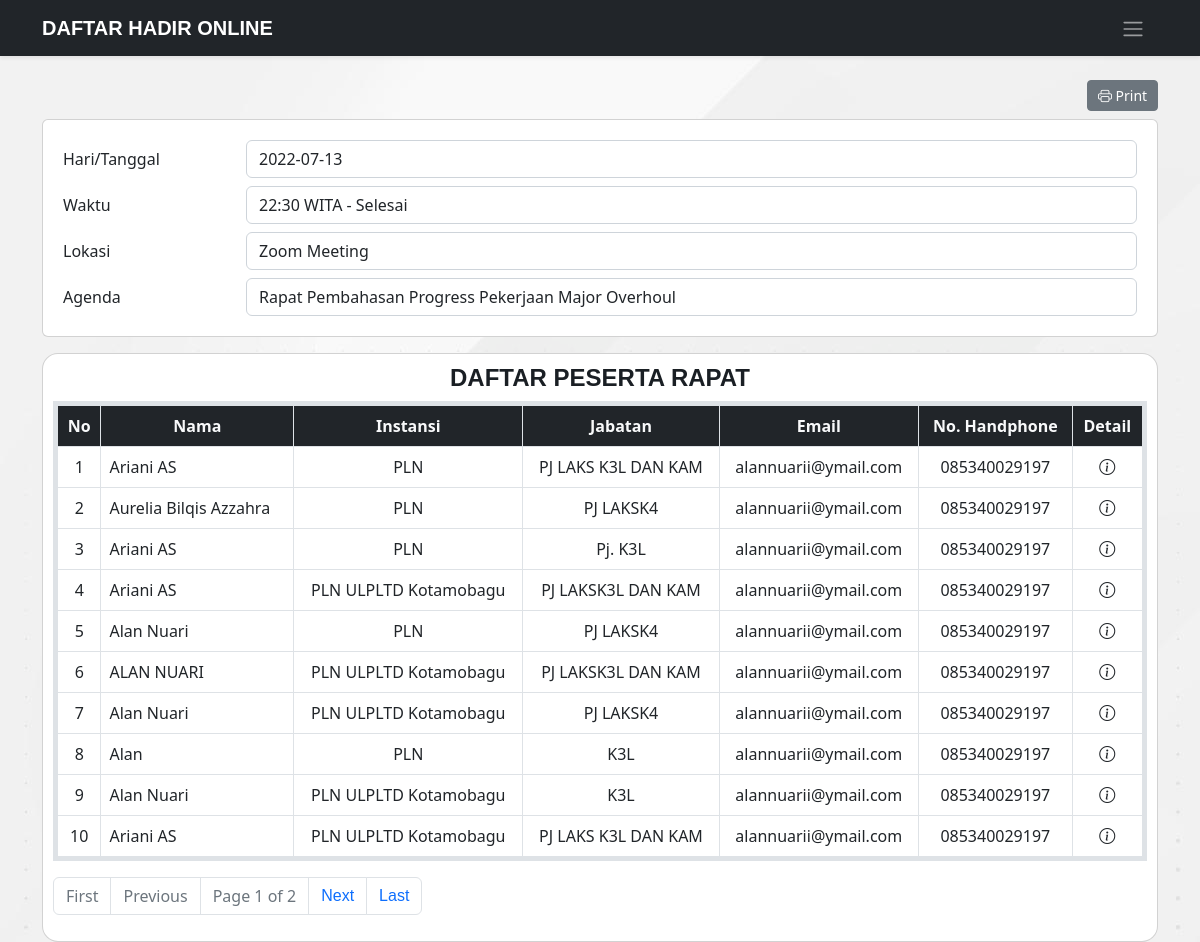
Screenshot of /peserta-rapat/6/1 with the database file from the repository.
### app/models/agenda.py (models this page shows, shortened)
class Agenda(db.Model):
    id = db.Column(db.Integer, primary_key=True, autoincrement=True)
    tanggal = db.Column(db.String(30), nullable=False)
    waktu = db.Column(db.String(10), nullable=False)
    tempat = db.Column(db.String(80), nullable=False)
    link = db.Column(db.String(250), nullable=True)
    agenda = db.Column(db.String(150), nullable=False)
    absens = db.relationship('Absen', backref='agenda', cascade="all, delete-orphan")

### app/models/absen.py (models this page shows, shortened)
class Absen(db.Model):
    id = db.Column(db.Integer, primary_key=True)
    nama = db.Column(db.String(50), nullable=False)
    instansi = db.Column(db.String(80), nullable=False)
    jabatan = db.Column(db.String(50), nullable=False)
    email = db.Column(db.String(50), nullable=False)
    hp = db.Column(db.String(20), nullable=False)
    ttd = db.Column(db.String(50), nullable=False)
    qrcode = db.Column(db.String(50), nullable=False)
    checkin = db.Column(db.String(30), default=datetime.datetime.now().strftime('%d %B %Y, %H:%M:%S'))
    agenda_id = db.Column(db.Integer, db.ForeignKey('agenda.id'))

### app/routes.py (the view)
@app.route('/peserta-rapat/<agenda_id>/<int:page_num>')
def peserta_rapat(agenda_id, page_num):
    guest = Absen.query.filter_by(agenda_id=agenda_id)
    peserta = Absen.query.filter_by(agenda_id=agenda_id).paginate(per_page=10, page=page_num, error_out=True)
    return render_template('pages/peserta-rapat.html', title='Peserta Rapat', guests=peserta, guest=guest)

### app/templates/pages/peserta-rapat.html (shortened to what this page needs)
{% extends 'layouts/base.html' %}  {% block content %}
<main class="container peserta">
  <div class="row">
    <div class="col-12">
      <div class="row d-flex justify-content-end">
        <div class="col-1 btn-group btn-group-sm mb-2" role="group" aria-label="Basic example">
          <a href="{{ url_for('konversi', agenda_id=guest[0].agenda_id ) }}" target="_blank" class="btn btn-secondary"><i class="bi-printer"></i> Print</a>
        </div>
      </div>
      <div class="card mb-3 card-judul">
        <div class="row mb-2">
          <label for="inputEmail3" class="col-sm-2 col-form-label">Hari/Tanggal</label>
          <div class="col-sm-10">
            <input type="email" class="form-control" id="inputEmail3" value="{{guest[0].agenda.tanggal}}" readonly />
          </div>
        </div>
        <div class="row mb-2">
          <label for="inputEmail3" class="col-sm-2 col-form-label">Waktu</label>
          <div class="col-sm-10">
            <input type="email" class="form-control" id="inputEmail3" value="{{guest[0].agenda.waktu}} WITA - Selesai" readonly />
          </div>
        </div>
        <div class="row mb-2">
          <label for="inputEmail3" class="col-sm-2 col-form-label">Lokasi</label>
          <div class="col-sm-10">
            <input type="email" class="form-control" id="inputEmail3" value="{{guest[0].agenda.tempat}}" readonly />
          </div>
        </div>
        <div class="row">
          <label for="inputEmail3" class="col-sm-2 col-form-label">Agenda</label>
          <div class="col-sm-10">
            <input type="email" class="form-control" id="inputEmail3" value="{{guest[0].agenda.agenda}}" readonly />
          </div>
        </div>
      </div>
      <div class="card card-peserta text-center rounded-4">
        <h4 class="fw-bolder">DAFTAR PESERTA RAPAT</h4>
        <table class="table table-bordered text-center border border-5">
          <thead class="bg-dark">
            <tr class="text-light">
              <th scope="col">No</th>
              <th scope="col">Nama</th>
              <th scope="col">Instansi</th>
              <th scope="col">Jabatan</th>
              <th scope="col">Email</th>
              <th scope="col">No. Handphone</th>
              <th scope="col">Detail</th>
            </tr>
          </thead>
          <tbody>
            {% for guest in guests.items %}
            <tr>
              <td>{{loop.index}}</td>
              <td class="text-start">{{guest.nama}}</td>
              <td>{{guest.instansi}}</td>
              <td>{{guest.jabatan}}</td>
              <td>{{guest.email}}</td>
              <td>{{guest.hp}}</td>
              <td>
                <i class="bi-info-circle" data-bs-toggle="modal" data-bs-target="#modal-detail{{guest.id}}"></i>
              </td>
            </tr>
            {% endfor %}
          </tbody>
        </table>
        <nav aria-label="Page navigation example">
          <ul class="pagination">
            {% if guests.page != 1 %}
            <li class="page-item"><a class="page-link" href="{{ url_for('peserta_rapat', page_num=1, agenda_id=guest[0].agenda_id ) }}">First</a></li>
            {% else %}
            <li class="page-item disabled"><span class="page-link">First</span></li>
            {% endif %} {% if guests.has_prev %}
            <li class="page-item"><a class="page-link" href="{{ url_for('peserta_rapat', page_num=guests.prev_num, agenda_id=guest[0].agenda_id ) }}">Previous</a></li>
            {% else %}
            <li class="page-item disabled"><span class="page-link">Previous</span></li>
            {% endif %}
            <li class="page-item disabled"><span class="page-link">Page {{guests.page}} of {{guests.pages}}</span></li>
            {% if guests.has_next %}
            <li class="page-item"><a class="page-link" href="{{ url_for('peserta_rapat', page_num=guests.next_num, agenda_id=guest[0].agenda_id ) }}">Next</a></li>
            {% else %}
            <li class="page-item disabled"><span class="page-link">Next</span></li>
            {% endif %} {% if guests.has_next %}
            <li class="page-item"><a class="page-link" href="{{ url_for('peserta_rapat', page_num=guests.pages, agenda_id=guest[0].agenda_id ) }}">Last</a></li>
            {% else %}
            <li class="page-item disabled"><span class="page-link">Last</span></li>
            {% endif %}
          </ul>
        </nav>
      </div>
    </div>
  </div>
</main>
{% endblock %}

### app/static/css/style.css (style rules this page uses)
:root { scroll-behavior: smooth; }
h1, h2, h3, h4, h5, h6, p, a { font-family: var(--font-primary); color: var(--color-text); }
body { background-image: url("../img/background.jpg"); padding-top: 5rem; }
.peserta .card-judul { padding: 20px; }
.peserta .card-peserta { padding: 10px; }
.peserta table i { cursor: pointer; }

### app/static/css/variables.css (style rules this page uses)
:root { --font-default: "Open Sans", system-ui, -apple-system, "Segoe UI", Roboto, "Helvetica Neue", Arial, "Noto Sans", "Liberation Sans", sans-serif, "Apple Color Emoji", "Segoe UI Emoji", "Segoe UI Symbol", "Noto Color Emoji"; --font-primary: "Source Sans Pro", sans-serif; --font-secondary: "Poppins", sans-serif; --color-bg: #fff; --color-text: #1a1f24; --color-text2: #adb5bd; --color-btn: #ee2110; --color-btn-hover: #ee2210d5; --color-btn2: #4a0e03; --color-btn2-hover: #4a0e03d5; }

### rows the page displays
Agenda: tanggal "2022-07-13", waktu "22:30 WITA - Selesai", tempat "Zoom Meeting", agenda "Rapat Pembahasan Progress Pekerjaan Major Overhoul"
Absen: nama "Ariani AS", instansi "PLN", jabatan "PJ LAKS K3L DAN KAM", email "alannuarii@ymail.com", hp "085340029197"
Absen: nama "Aurelia Bilqis Azzahra", instansi "PLN", jabatan "PJ LAKSK4", email "alannuarii@ymail.com", hp "085340029197"
Absen: nama "Ariani AS", instansi "PLN", jabatan "Pj. K3L", email "alannuarii@ymail.com", hp "085340029197"
Absen: nama "Ariani AS", instansi "PLN ULPLTD Kotamobagu", jabatan "PJ LAKSK3L DAN KAM", email "alannuarii@ymail.com", hp "085340029197"
Absen: nama "Alan Nuari", instansi "PLN", jabatan "PJ LAKSK4", email "alannuarii@ymail.com", hp "085340029197"
Absen: nama "ALAN NUARI", instansi "PLN ULPLTD Kotamobagu", jabatan "PJ LAKSK3L DAN KAM", email "alannuarii@ymail.com", hp "085340029197"
Absen: nama "Alan Nuari", instansi "PLN ULPLTD Kotamobagu", jabatan "PJ LAKSK4", email "alannuarii@ymail.com", hp "085340029197"
Absen: nama "Alan", instansi "PLN", jabatan "K3L", email "alannuarii@ymail.com", hp "085340029197"
Absen: nama "Alan Nuari", instansi "PLN ULPLTD Kotamobagu", jabatan "K3L", email "alannuarii@ymail.com", hp "085340029197"
Absen: nama "Ariani AS", instansi "PLN ULPLTD Kotamobagu", jabatan "PJ LAKS K3L DAN KAM", email "alannuarii@ymail.com", hp "085340029197"

### other values shown
{{ guests.page }} "1"
{{ guests.pages }} "2"
